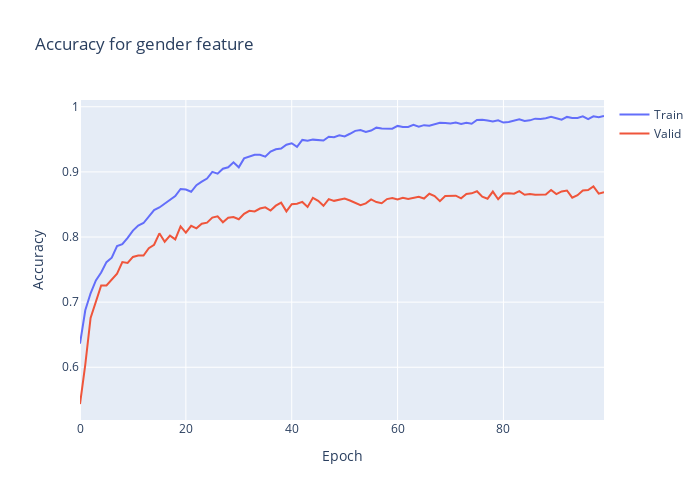

The code cell stored with this chart in its notebook:
### Code cell
plt.clf()
fig = go.Figure()
fig.add_trace(go.Scatter(
                    y=history.history['gender_output_accuracy'],
                    name='Train'))
fig.add_trace(go.Scatter(
                    y=history.history['val_gender_output_accuracy'],
                    name='Valid'))
fig.update_layout(height=500, 
                  width=700,
                  title='Accuracy for gender feature',
                  xaxis_title='Epoch',
                  yaxis_title='Accuracy')
fig.show()
